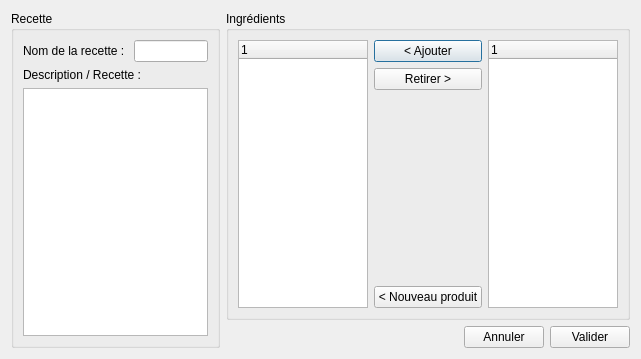
<?xml version="1.0" encoding="UTF-8"?>
<ui version="4.0">
 <class>RecipeModifyDialog</class>
 <widget class="QDialog" name="RecipeModifyDialog">
  <property name="geometry">
   <rect>
    <x>0</x>
    <y>0</y>
    <width>641</width>
    <height>359</height>
   </rect>
  </property>
  <property name="windowTitle">
   <string>Dialog</string>
  </property>
  <layout class="QHBoxLayout" name="horizontalLayout">
   <item>
    <widget class="QGroupBox" name="groupBox_2">
     <property name="title">
      <string>Recette</string>
     </property>
     <layout class="QVBoxLayout" name="verticalLayout_2">
      <item>
       <layout class="QHBoxLayout" name="horizontalLayout_4">
        <item>
         <widget class="QLabel" name="label">
          <property name="text">
           <string>Nom de la recette : </string>
          </property>
         </widget>
        </item>
        <item>
         <widget class="QLineEdit" name="lineEdit"/>
        </item>
       </layout>
      </item>
      <item>
       <widget class="QLabel" name="label_2">
        <property name="text">
         <string>Description / Recette : </string>
        </property>
       </widget>
      </item>
      <item>
       <widget class="QPlainTextEdit" name="plainTextEdit"/>
      </item>
     </layout>
     <zorder>groupBox</zorder>
     <zorder>formLayoutWidget</zorder>
     <zorder>plainTextEdit</zorder>
     <zorder>horizontalLayoutWidget_2</zorder>
     <zorder>label_2</zorder>
    </widget>
   </item>
   <item>
    <layout class="QVBoxLayout" name="verticalLayout_3">
     <item>
      <widget class="QGroupBox" name="groupBox">
       <property name="title">
        <string>Ingrédients</string>
       </property>
       <layout class="QHBoxLayout" name="horizontalLayout_2">
        <item>
         <widget class="QTreeWidget" name="treeWidget">
          <property name="minimumSize">
           <size>
            <width>130</width>
            <height>0</height>
           </size>
          </property>
          <property name="maximumSize">
           <size>
            <width>100</width>
            <height>16777215</height>
           </size>
          </property>
          <column>
           <property name="text">
            <string notr="true">1</string>
           </property>
          </column>
         </widget>
        </item>
        <item>
         <layout class="QVBoxLayout" name="verticalLayout">
          <item>
           <widget class="QPushButton" name="pushButton_2">
            <property name="text">
             <string>&lt; Ajouter</string>
            </property>
           </widget>
          </item>
          <item>
           <widget class="QPushButton" name="pushButton">
            <property name="text">
             <string>Retirer &gt;</string>
            </property>
           </widget>
          </item>
          <item>
           <spacer name="verticalSpacer">
            <property name="orientation">
             <enum>Qt::Vertical</enum>
            </property>
            <property name="sizeHint" stdset="0">
             <size>
              <width>20</width>
              <height>40</height>
             </size>
            </property>
           </spacer>
          </item>
          <item>
           <widget class="QPushButton" name="pushButton_3">
            <property name="text">
             <string>&lt; Nouveau produit</string>
            </property>
           </widget>
          </item>
         </layout>
        </item>
        <item>
         <widget class="QTreeWidget" name="treeWidget_2">
          <property name="minimumSize">
           <size>
            <width>130</width>
            <height>0</height>
           </size>
          </property>
          <property name="maximumSize">
           <size>
            <width>100</width>
            <height>16777215</height>
           </size>
          </property>
          <column>
           <property name="text">
            <string notr="true">1</string>
           </property>
          </column>
         </widget>
        </item>
       </layout>
      </widget>
     </item>
     <item>
      <layout class="QHBoxLayout" name="horizontalLayout_3">
       <item>
        <spacer name="horizontalSpacer">
         <property name="orientation">
          <enum>Qt::Horizontal</enum>
         </property>
         <property name="sizeHint" stdset="0">
          <size>
           <width>40</width>
           <height>20</height>
          </size>
         </property>
        </spacer>
       </item>
       <item>
        <widget class="QPushButton" name="pushButton_5">
         <property name="text">
          <string>Annuler</string>
         </property>
        </widget>
       </item>
       <item>
        <widget class="QPushButton" name="pushButton_4">
         <property name="text">
          <string>Valider</string>
         </property>
        </widget>
       </item>
      </layout>
     </item>
    </layout>
   </item>
  </layout>
 </widget>
 <resources/>
 <connections/>
</ui>
